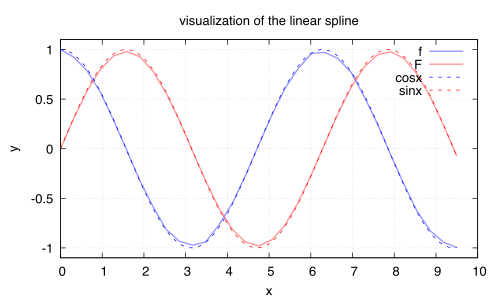

The script that saved this image:
set terminal pdfcairo enhanced font "Helvetica,14"
set output "lspline.pdf"

set title "visualization of the linear spline"
set xlabel "x"
set ylabel "y"
set grid
set yrange [-1.1:1.1]

f(x) = cos(x)
g(x) = sin(x)

plot \
    'interpolation.dat' using 1:2 with lines linewidth 2 lc rgb "#990000ff" title "f", \
    'interpolation.dat' using 1:3 with lines linewidth 2 lc rgb "#99ff0000" title "F", \
    f(x) with lines dashtype 2 lc rgb "blue" title "cosx", \
    g(x) with lines dashtype 2 lc rgb "red" title "sinx"
    
